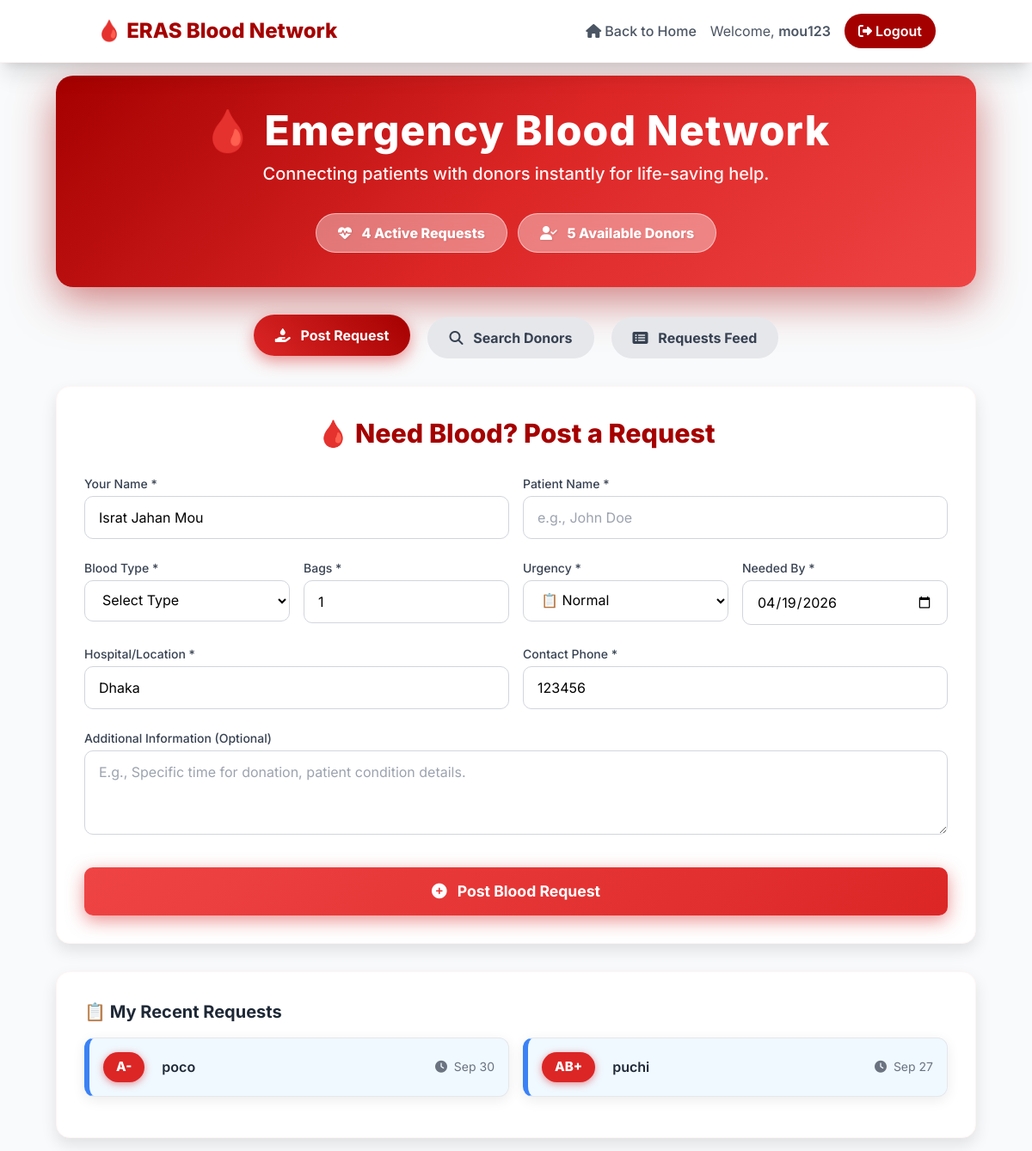
The app's page /accounts/blood-network/ (signed in), older data.
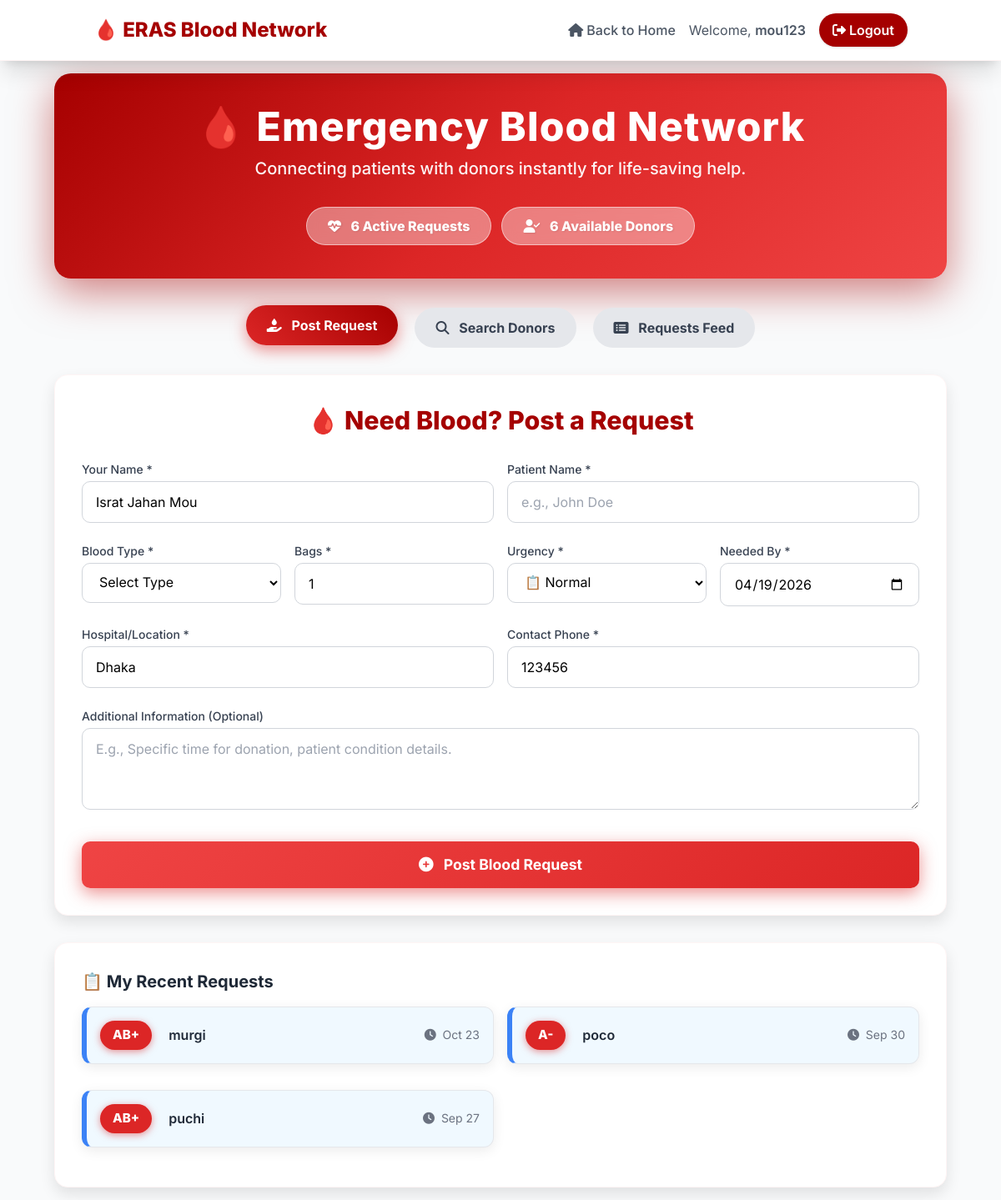
The same page, newer data.
### accounts/models.py (models this page shows, shortened)
class BloodRequest(models.Model):
    BLOOD_TYPE_CHOICES = [
        ('A+', 'A+'),
        ('A-', 'A-'),
        ('B+', 'B+'),
        ('B-', 'B-'),
        ('AB+', 'AB+'),
        ('AB-', 'AB-'),
        ('O+', 'O+'),
        ('O-', 'O-'),
    ]
    URGENCY_CHOICES = [
        ('urgent', 'Urgent'),
        ('normal', 'Normal'),
    ]
    STATUS_CHOICES = [
        ('open', 'Open'),
        ('fulfilled', 'Fulfilled'),
    ]
    requester_name = models.CharField(
        max_length=100, help_text="Person making the request")
    patient_name = models.CharField(
        max_length=100, help_text="Patient who needs blood")
    blood_type_needed = models.CharField(
        max_length=3, choices=BLOOD_TYPE_CHOICES)
    bags_needed = models.PositiveIntegerField(
        default=1,
        help_text="Number of blood bags needed"
    )
    location = models.CharField(
        max_length=200, help_text="Hospital/location where blood is needed")
    contact_phone = models.CharField(max_length=15)
    urgency = models.CharField(
        max_length=10, choices=URGENCY_CHOICES, default='normal')
    needed_by_date = models.DateField(help_text="When is the blood needed by")
    additional_notes = models.TextField(
        blank=True, help_text="Any additional information")
    created_by = models.ForeignKey(User, null=True, blank=True, on_delete=models.CASCADE,
                                   help_text="User who created this request (if logged in)")
    requester_city = models.CharField(max_length=100, blank=True,
                                      help_text="City for filtering purposes")
    status = models.CharField(
        max_length=10, choices=STATUS_CHOICES, default='open')
    created_at = models.DateTimeField(auto_now_add=True)
    updated_at = models.DateTimeField(auto_now=True)
    class Meta:
        ordering = ['-created_at']
        indexes = [
            models.Index(fields=['blood_type_needed']),
            models.Index(fields=['requester_city']),
            models.Index(fields=['status']),
            models.Index(fields=['urgency']),
        ]

### accounts/views.py (the view, shortened to what this page needs)
# urls.py: path('blood-network/', views.blood_network, name='blood_network'),
def blood_network(request):
    blood_type_filter = request.GET.get('blood_type', '')
    city_filter = request.GET.get('city', '')
    emergency_only = request.GET.get('emergency_only', '') == 'true'
    donors = CitizenProfile.objects.filter(
        available_to_donate='yes'
    ).select_related('user').exclude(
        blood_group__in=['', None]  # Exclude donors without blood group
    )
    if blood_type_filter:
        donors = donors.filter(blood_group=blood_type_filter)
    if city_filter:
        donors = donors.filter(city__icontains=city_filter)
    if emergency_only:
        donors = donors.filter(emergency_donor=True)
    active_requests = BloodRequest.objects.filter(
        status='open'
    ).order_by('-urgency', '-created_at')[:10]  # Latest 10
    cities = CitizenProfile.objects.filter(
        available_to_donate='yes'
    ).exclude(city__in=['', None]).values_list('city', flat=True).distinct()
    auto_fill = {}
    if request.user.is_authenticated:
        try:
            if hasattr(request.user, 'citizen_profile'):
                profile = request.user.citizen_profile
                user_phone = ''
                if profile.phone_number:
                    user_phone = profile.phone_number
                elif hasattr(request.user, 'phone_number') and request.user.phone_number:
                    user_phone = request.user.phone_number
                auto_fill = {
                    'name': request.user.get_full_name() or request.user.username,
                    'phone': user_phone,
                    'city': profile.city or '',
                }
        except Exception as e:
            print(f"Error in auto_fill: {e}")
            pass
    user_requests = []
    if request.user.is_authenticated:
        user_requests = BloodRequest.objects.filter(
            created_by=request.user
        ).order_by('-created_at')[:5]  # Latest 5
    context = {
        'donors': donors[:20],  # Limit to 20 donors for performance
        'active_requests': active_requests,
        'user_requests': user_requests,
        'cities': sorted(set(cities)),
        'auto_fill': auto_fill,
        'blood_types': BloodRequest.BLOOD_TYPE_CHOICES,
        'today': date.today(),
        'current_filters': {
            'blood_type': blood_type_filter,
            'city': city_filter,
            'emergency_only': emergency_only
        }
    }
    return render(request, 'accounts/blood_network.html', context)

### templates/accounts/blood_network.html (shortened to what the changed rows need)
<!DOCTYPE html>
<html lang="en">
<head>
  <link rel="stylesheet" href="https://cdnjs.cloudflare.com/ajax/libs/font-awesome/6.4.0/css/all.min.css">
  <script src="https://cdn.tailwindcss.com"></script>
</head>
<body class="bg-gray-50">
<main class="blood-network-page">
  <div class="hero-section">
    <h1 class="text-3xl sm:text-4xl lg:text-5xl font-extrabold mb-3 tracking-wide">🩸 Emergency Blood Network</h1>
    <div class="quick-stats flex justify-center flex-wrap gap-3">
      <span><i class="fas fa-heartbeat mr-2"></i> {{ active_requests.count }} Active Requests</span>
      <span><i class="fas fa-user-check mr-2"></i> {{ donors.count }} Available Donors</span>
    </div>
  </div>
  <div id="request" class="tab-content">
    <div class="bg-white p-6 sm:p-8 rounded-2xl shadow-card-pop border border-red-light-bg">
      <h2 class="section-title">🩸 Need Blood? Post a Request</h2>
    </div>
  </div>
  {% if user.is_authenticated and user_requests %}
    <div class="bg-white p-6 sm:p-8 rounded-2xl shadow-card-pop mt-8 border border-red-light-bg">
      <div class="grid sm:grid-cols-2 gap-4">
      {% for request in user_requests|slice:":5" %}
        <div class="my-request-card flex justify-between items-center p-4 hover:shadow-lg transition flex-wrap gap-2">
          <div class="flex items-center gap-3">
            <span class="blood-type">{{ request.blood_type_needed }}</span>
            <span class="font-semibold text-gray-800">{{ request.patient_name }}</span>
          </div>
          <span class="text-sm text-gray-500 whitespace-nowrap">
              <i class="fas fa-clock mr-1"></i> {{ request.created_at|date:"M d" }}
          </span>
        </div>
      {% endfor %}
      </div>
    </div>
  {% endif %}
</main>
</body>
</html>

Row changes from the older to the newer data that the page shows:
added BloodRequest: blood_type_needed "AB+", patient_name "murgi", created_at "Oct 23"
Text that changed along with them:
{{ active_requests.count }}: "4" → "6"
{{ donors.count }}: "5" → "6"
